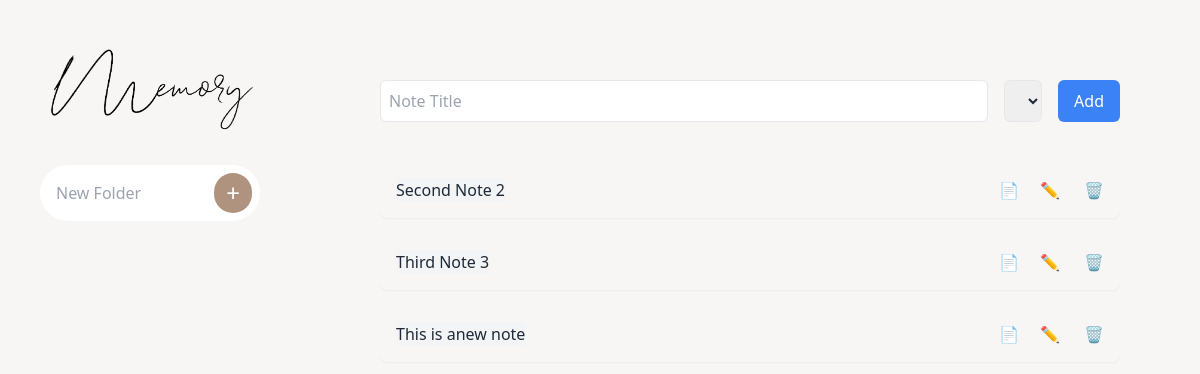
Before: / with the older database file.
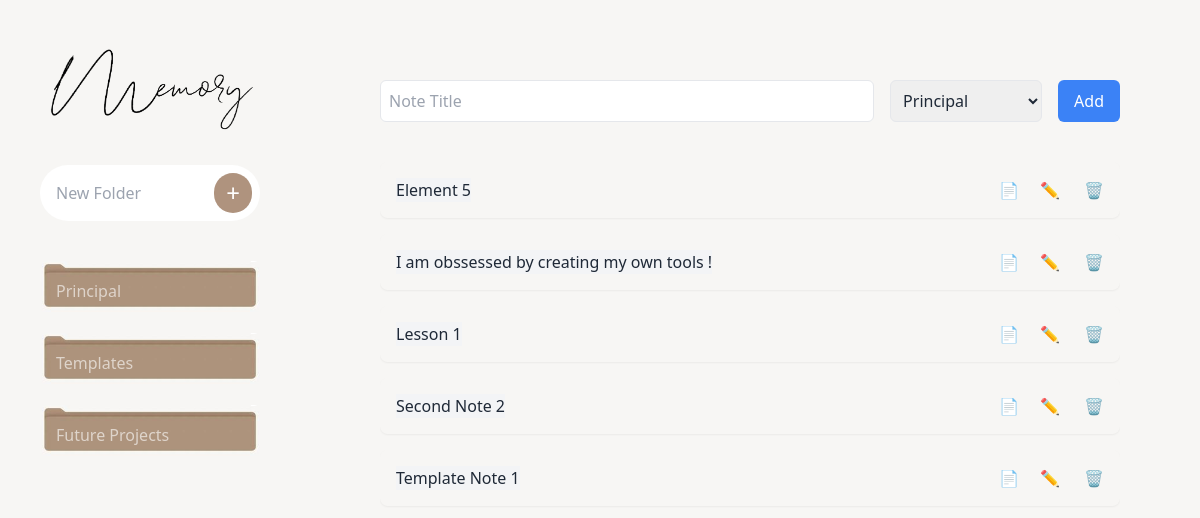
After: the same page with the newer database file.
### tables this page shows
CREATE TABLE notes (
            id INTEGER PRIMARY KEY AUTOINCREMENT,
            title TEXT UNIQUE,
            filename TEXT
        , folder_id INTEGER DEFAULT 1);

CREATE TABLE folders (
            id INTEGER PRIMARY KEY AUTOINCREMENT,
            name TEXT UNIQUE
        );

### app.py (the view)
@app.route('/')
def index():
    folder_id = request.args.get('folder_id', type=int)
    with sqlite3.connect(DB_FILE) as conn:
        c = conn.cursor()
        c.execute("SELECT id, name FROM folders")
        folders = c.fetchall()
        if folder_id:
            c.execute("SELECT id, title FROM notes WHERE folder_id = ?", (folder_id,))
        else:
            c.execute("SELECT id, title FROM notes")
        notes = c.fetchall()
    return render_template('index.html', notes=notes, folders=folders)

### templates/index.html (shortened to what this page needs)
<!DOCTYPE html>
<html>
  <head>
    <link
      href="https://cdn.jsdelivr.net/npm/tailwindcss@2.2.19/dist/tailwind.min.css"
      rel="stylesheet"
    />
    <link
      href="/static/styles.css"
      rel="stylesheet"
    />
  </head>
  <body class=" bg-custom-color text-gray-800">
    <div class="min-h-screen flex">
      <div class="w-1/4 px-10 py-10 ">
        <img
          src="/static/img/icon.png"
          alt="App Icon"
          class="w-[1/2] mb-6 h-[1/2]"
        />
        <form
          action="{{ url_for('add_folder') }}"
          method="post"
          class="flex bg-white rounded-full p-2 mb-10 gap-2"
        >
          <input
            type="text"
            name="name"
            placeholder="New Folder"
            required
            class="w-full p-2 rounded-full border-white focus:border-white focus:ring-white focus:outline-none"
          />
          <button
            type="submit"
            class="bg-custom-sidebar text-white text-2xl text-white p-3 py-1 rounded-full"
          >
            +
          </button>
        </form>
        <ul class="gap-2">
          {% for folder in folders %}
          <li
            class="group flex mb-3 justify-between bg-contain bg-no-repeat items-center py-4 p-2 rounded-md cursor-pointer"
            style="background-image: url('/static/img/folder.jpg');"
            onclick="window.location='{{ url_for('index', folder_id=folder[0]) }}';"
          >
            <span class="ml-2 text-white text-opacity-60 folder-name">
              {{ folder[1][:25] ~ '...' if folder[1]|length > 28 else folder[1]
              }}
            </span>
          </li>
          {% endfor %}
        </ul>
      </div>
      <div class="flex-1 px-20 py-20  flex flex-col bg-[#f1f1ef]">
        <form
          action="{{ url_for('add_note') }}"
          method="post"
          class="flex gap-4 mb-10"
        >
          <input
            type="text"
            name="title"
            placeholder="Note Title"
            required
            class="w-full p-2 border rounded-md"
          />
          <select
            name="folder_id"
            class="p-2 border rounded-md"
          >
            {% for folder in folders %}
            <option value="{{ folder[0] }}">{{ folder[1] }}</option>
            {% endfor %}
          </select>
          <button
            type="submit"
            class="bg-blue-500 text-white px-4 py-2 rounded-md"
          >
            Add
          </button>
        </form>
        <ul class="space-y-4 flex-grow overflow-y-auto">
          {% for note in notes %}
          <li
            class=" p-4 rounded-lg shadow-sm flex justify-between items-center"
          >
            <span class="bg-gray-100">{{ note[1] }}</span>
            <div class="space-x-4">
              <button
                onclick="showNote({{ note[0] }})"
                class="text-blue-500 hover:underline"
              >
                📄
              </button>
              <a
                href="{{ url_for('edit_note', note_id=note[0]) }}"
                class="text-yellow-500 hover:underline"
              >
                ✏️
              </a>
              <form
                action="{{ url_for('delete_note', note_id=note[0]) }}"
                method="post"
                class="inline"
              >
                🗑️
              </form>
            </div>
          </li>
          {% endfor %}
        </ul>
      </div>
    </div>
  </body>
</html>

### static/styles.css (style rules this page uses)
.bg-custom-sidebar { background-color: #af937e; }
.bg-custom-color { background-color: #f7f6f4; }

Changed rows visible on the page:
removed notes: title "Third Note 3"
removed notes: title "This is anew note"
added folders: name "Principal"
added folders: name "Templates"
added folders: name "Future Projects"
added notes: title "Element 5"
added notes: title "I am obssessed by creating my own tools !"
added notes: title "Lesson 1"
added notes: title "Template Note 1"
Other visible differences:
form field folder_id: (not shown) → "Principal"
